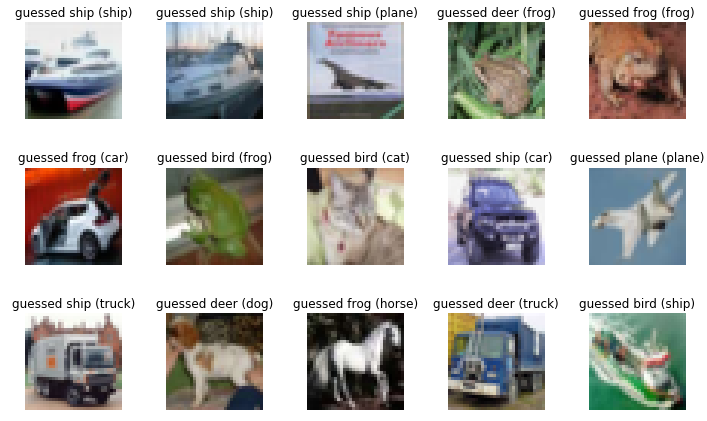

Write Python code to recreate this figure.
import numpy as np
import matplotlib.pyplot as plt
from sklearn.externals import joblib
%matplotlib inline

# Model trained on CIFAR-10 Dataset

Xtr, Ytr, Xte, Yte, classes = joblib.load("data/cifar-10.pkl")

# Truncate Dataset
Xtr = Xtr[:5000]
Ytr = Ytr[:5000]
Xte = Xte[:5000]
Yte = Yte[:5000]

# Reshape image data into rows
Xtr_features = np.reshape(Xtr, (Xtr.shape[0], -1))
Xte_features = np.reshape(Xte, (Xte.shape[0], -1))

# Calculate distance (vectorized) -> (p-q)^2 = p^2 + q^2 - 2pq
p  = np.sum(Xte_features**2, axis=1, keepdims=True)
q  = np.sum(Xtr_features**2, axis=1)
pq = np.dot(Xte_features, Xtr_features.T)
dist = np.sqrt(p + q - 2*pq)

# Find k-NN and predict label
k = 5
n = dist.shape[0]
Ypr = np.zeros(n)
for i in range(n):
    closest_y = Ytr[np.argsort(dist[i,:])[0:k]] # k closest images
    Ypr[i] = np.argmax(np.bincount(closest_y))
predict = Ypr == Yte
print("{}/{} correct => accuracy: {:.0%}".format(np.sum(predict), n, np.mean(predict)))

plt.figure(figsize=(10,10))
for i in range(1,16):
    plt.subplot(5, 5, i)
    plt.title("guessed {} ({})".format(classes[Ypr[i].astype("int")], classes[Yte[i].astype("int")]))
    plt.imshow(Xte[i].astype('uint8'))
    plt.axis('off')
plt.tight_layout()
plt.show()

# 1336/5000 correct => accuracy: 27%
